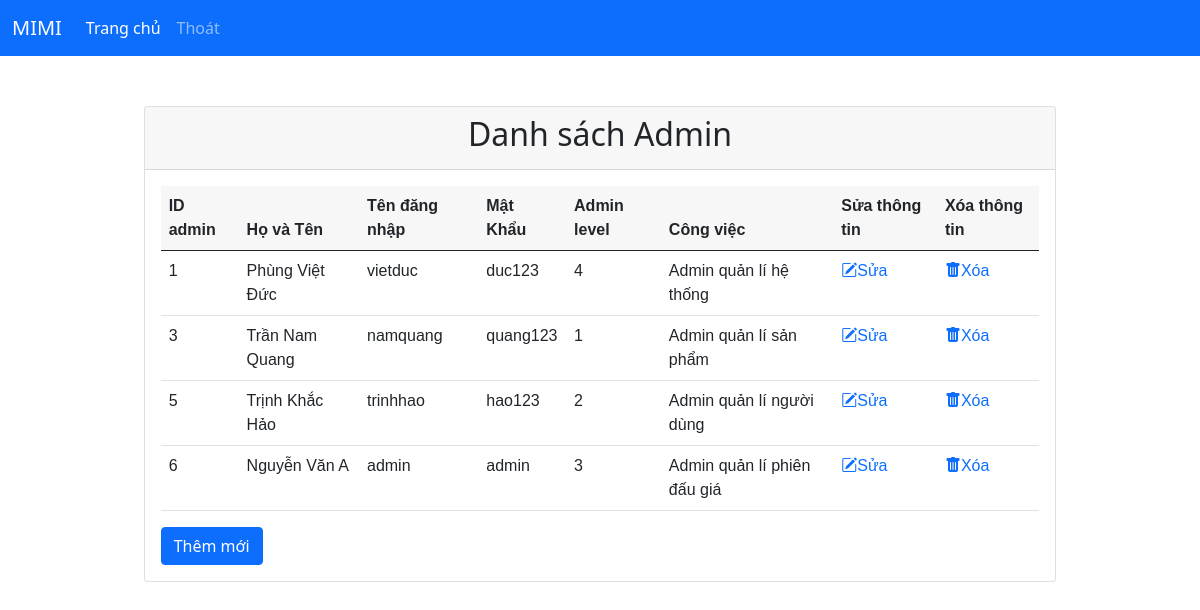
/admin/manage-admin/index.php (signed in), run on the app's committed database.
### tables this page shows
CREATE TABLE `qlytaikhoanadmin` (
  `idad` int(11) NOT NULL,
  `HoTen` varchar(99) NOT NULL,
  `TenDangNhap` text NOT NULL,
  `MatKhau` text NOT NULL,
  `adminlv` int(11) NOT NULL,
  `Work` text NOT NULL
);

### admin/manage-admin/index.php (the view, shortened to what this page needs)
<!doctype html>
<html lang="en">
<head>
    <link href="https://cdn.jsdelivr.net/npm/bootstrap@5.0.2/dist/css/bootstrap.min.css" rel="stylesheet">
    <link rel="stylesheet" href="https://cdn.jsdelivr.net/npm/bootstrap-icons@1.6.0/font/bootstrap-icons.css">
    <link rel="stylesheet" href="../css/style.css">
</head>
<body>
    <?php include('../bridge/check-login-admin.php');
          include('../bridge/menu.php');
    ?>
    <div class="container-fluid" style="padding: 50px">
        <div class="row">
            <div class="col-md-1"></div>
            <div class="col-md-10">
            <div class="card">
            <div class="card-header">
                <h2>Danh sách Admin</h2>
            </div>
            <div class="card-body">
                <table class="table">
                    <thead class="thead-dark">
                        <tr>
                            <th>ID admin</th>
                            <th>Họ và Tên</th>
                            <th>Tên đăng nhập</th>
                            <th>Mật Khẩu</th>
                            <th>Admin level</th>
                            <th>Công việc</th>
                            <th>Sửa thông tin</th>
                            <th>Xóa thông tin</th>
                        </tr>
                    </thead>
                    <tbody>
                        <?php
                        include('../config/connect.php');
                        $sql = "SELECT * FROM qlytaikhoanadmin";
                        $result = mysqli_query($conn, $sql);
                        if (mysqli_num_rows($result) > 0) {
                            while ($row = mysqli_fetch_assoc($result)) { ?>
                                <tr>
                                    <td><?php echo $row['idad'] ?> </td>
                                    <td><?php echo $row['HoTen'] ?></td>
                                    <td><?php echo $row['TenDangNhap'] ?></td>
                                    <td><?php echo $row['MatKhau'] ?></td>
                                    <td><?php echo $row['adminlv'] ?></td>
                                    <td><?php echo $row['Work'] ?></td>
                                    <td><a style="text-decoration: none" href="update-admin.php?id=<?php echo $row['idad']; ?>"><i class="bi bi-pencil-square"></i>Sửa</a></td>
                                    <td><a onclick="return Del('<?php echo $row['HoTen']; ?>')" style="text-decoration: none" href="delete-admin.php?id=<?php echo $row['idad']; ?>"><i class="bi bi-trash-fill"></i>Xóa</a></td>
                                </tr>
                        <?php  }
                        } else {
                            echo "0 results";
                        }
                        ?>
                    </tbody>
                </table>
                <a class="btn btn-primary" href="add-admin.php">Thêm mới</a>
            </div>
        </div>
            </div>
            <div class="col-md-1"></div>
        </div>
    </div>
</body>
</html>

### admin/css/style.css (style rules this page uses)
* { margin: 0px; padding: 0px; }
.card-header { text-align: center; }
table { font-family: arial, sans-serif; border-collapse: collapse; width: 100%; }
td,th { border: 1px solid #dddddd; text-align: left; padding: 10px; }
thead { background-color: rgba(0,0,0,.03); }
a { text-decoration: none !important; }

### data on the page
qlytaikhoanadmin: idad "1", HoTen "Phùng Việt Đức", TenDangNhap "vietduc", MatKhau "duc123", adminlv "4", Work "Admin quản lí hệ thống"
qlytaikhoanadmin: idad "3", HoTen "Trần Nam Quang", TenDangNhap "namquang", MatKhau "quang123", adminlv "1", Work "Admin quản lí sản phẩm"
qlytaikhoanadmin: idad "5", HoTen "Trịnh Khắc Hảo", TenDangNhap "trinhhao", MatKhau "hao123", adminlv "2", Work "Admin quản lí người dùng"
qlytaikhoanadmin: idad "6", HoTen "Nguyễn Văn A", TenDangNhap "admin", MatKhau "admin", adminlv "3", Work "Admin quản lí phiên đấu giá"
